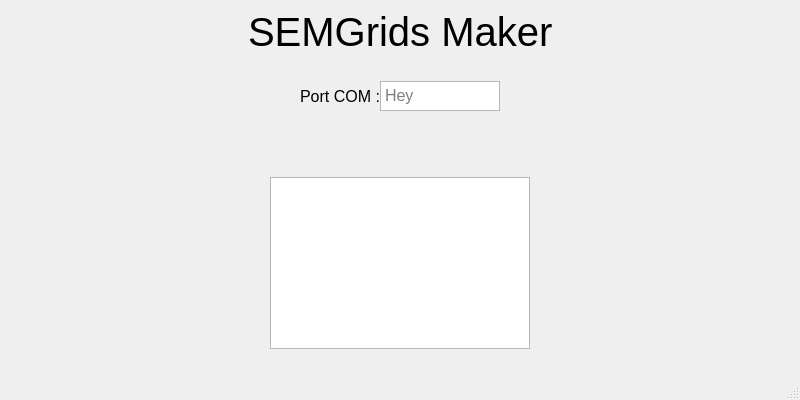
<?xml version="1.0" encoding="UTF-8"?>
<ui version="4.0">
 <class>MainWindow</class>
 <widget class="QMainWindow" name="MainWindow">
  <property name="windowModality">
   <enum>Qt::ApplicationModal</enum>
  </property>
  <property name="geometry">
   <rect>
    <x>0</x>
    <y>0</y>
    <width>800</width>
    <height>400</height>
   </rect>
  </property>
  <property name="minimumSize">
   <size>
    <width>800</width>
    <height>400</height>
   </size>
  </property>
  <property name="maximumSize">
   <size>
    <width>800</width>
    <height>400</height>
   </size>
  </property>
  <property name="windowTitle">
   <string>SEMGrids Maker</string>
  </property>
  <widget class="QWidget" name="centralwidget">
   <layout class="QVBoxLayout" name="verticalLayout">
    <item>
     <layout class="QHBoxLayout" name="horizontalLayout">
      <item>
       <spacer name="horizontalSpacer_9">
        <property name="orientation">
         <enum>Qt::Horizontal</enum>
        </property>
        <property name="sizeHint" stdset="0">
         <size>
          <width>40</width>
          <height>20</height>
         </size>
        </property>
       </spacer>
      </item>
      <item>
       <widget class="QLabel" name="label">
        <property name="font">
         <font>
          <pointsize>30</pointsize>
         </font>
        </property>
        <property name="text">
         <string>SEMGrids Maker</string>
        </property>
       </widget>
      </item>
      <item>
       <spacer name="horizontalSpacer_8">
        <property name="orientation">
         <enum>Qt::Horizontal</enum>
        </property>
        <property name="sizeHint" stdset="0">
         <size>
          <width>40</width>
          <height>20</height>
         </size>
        </property>
       </spacer>
      </item>
     </layout>
    </item>
    <item>
     <spacer name="verticalSpacer_4">
      <property name="orientation">
       <enum>Qt::Vertical</enum>
      </property>
      <property name="sizeHint" stdset="0">
       <size>
        <width>20</width>
        <height>40</height>
       </size>
      </property>
     </spacer>
    </item>
    <item>
     <layout class="QHBoxLayout" name="horizontalLayout_3">
      <property name="spacing">
       <number>0</number>
      </property>
      <item>
       <spacer name="horizontalSpacer_2">
        <property name="orientation">
         <enum>Qt::Horizontal</enum>
        </property>
        <property name="sizeHint" stdset="0">
         <size>
          <width>40</width>
          <height>20</height>
         </size>
        </property>
       </spacer>
      </item>
      <item>
       <widget class="QLabel" name="label_4">
        <property name="minimumSize">
         <size>
          <width>80</width>
          <height>30</height>
         </size>
        </property>
        <property name="maximumSize">
         <size>
          <width>120</width>
          <height>30</height>
         </size>
        </property>
        <property name="font">
         <font>
          <pointsize>12</pointsize>
         </font>
        </property>
        <property name="text">
         <string>Port COM :</string>
        </property>
       </widget>
      </item>
      <item>
       <widget class="QTextEdit" name="editCom">
        <property name="minimumSize">
         <size>
          <width>120</width>
          <height>30</height>
         </size>
        </property>
        <property name="maximumSize">
         <size>
          <width>120</width>
          <height>30</height>
         </size>
        </property>
        <property name="font">
         <font>
          <pointsize>12</pointsize>
         </font>
        </property>
        <property name="overwriteMode">
         <bool>false</bool>
        </property>
        <property name="placeholderText">
         <string>Hey</string>
        </property>
       </widget>
      </item>
      <item>
       <spacer name="horizontalSpacer_3">
        <property name="orientation">
         <enum>Qt::Horizontal</enum>
        </property>
        <property name="sizeHint" stdset="0">
         <size>
          <width>40</width>
          <height>20</height>
         </size>
        </property>
       </spacer>
      </item>
     </layout>
    </item>
    <item>
     <spacer name="verticalSpacer">
      <property name="orientation">
       <enum>Qt::Vertical</enum>
      </property>
      <property name="sizeHint" stdset="0">
       <size>
        <width>20</width>
        <height>40</height>
       </size>
      </property>
     </spacer>
    </item>
    <item>
     <layout class="QGridLayout" name="gridLayout_2">
      <item row="1" column="0">
       <layout class="QHBoxLayout" name="horizontalLayout_2">
        <item>
         <spacer name="horizontalSpacer_10">
          <property name="orientation">
           <enum>Qt::Horizontal</enum>
          </property>
          <property name="sizeHint" stdset="0">
           <size>
            <width>40</width>
            <height>20</height>
           </size>
          </property>
         </spacer>
        </item>
        <item>
         <widget class="QListWidget" name="listProgramme"/>
        </item>
        <item>
         <spacer name="horizontalSpacer_11">
          <property name="orientation">
           <enum>Qt::Horizontal</enum>
          </property>
          <property name="sizeHint" stdset="0">
           <size>
            <width>40</width>
            <height>20</height>
           </size>
          </property>
         </spacer>
        </item>
       </layout>
      </item>
      <item row="0" column="0">
       <spacer name="verticalSpacer_3">
        <property name="orientation">
         <enum>Qt::Vertical</enum>
        </property>
        <property name="sizeType">
         <enum>QSizePolicy::Fixed</enum>
        </property>
        <property name="sizeHint" stdset="0">
         <size>
          <width>20</width>
          <height>40</height>
         </size>
        </property>
       </spacer>
      </item>
     </layout>
    </item>
    <item>
     <spacer name="verticalSpacer_2">
      <property name="orientation">
       <enum>Qt::Vertical</enum>
      </property>
      <property name="sizeHint" stdset="0">
       <size>
        <width>20</width>
        <height>40</height>
       </size>
      </property>
     </spacer>
    </item>
   </layout>
  </widget>
  <widget class="QMenuBar" name="menubar">
   <property name="geometry">
    <rect>
     <x>0</x>
     <y>0</y>
     <width>800</width>
     <height>21</height>
    </rect>
   </property>
  </widget>
  <widget class="QStatusBar" name="statusbar"/>
 </widget>
 <resources/>
 <connections/>
</ui>
